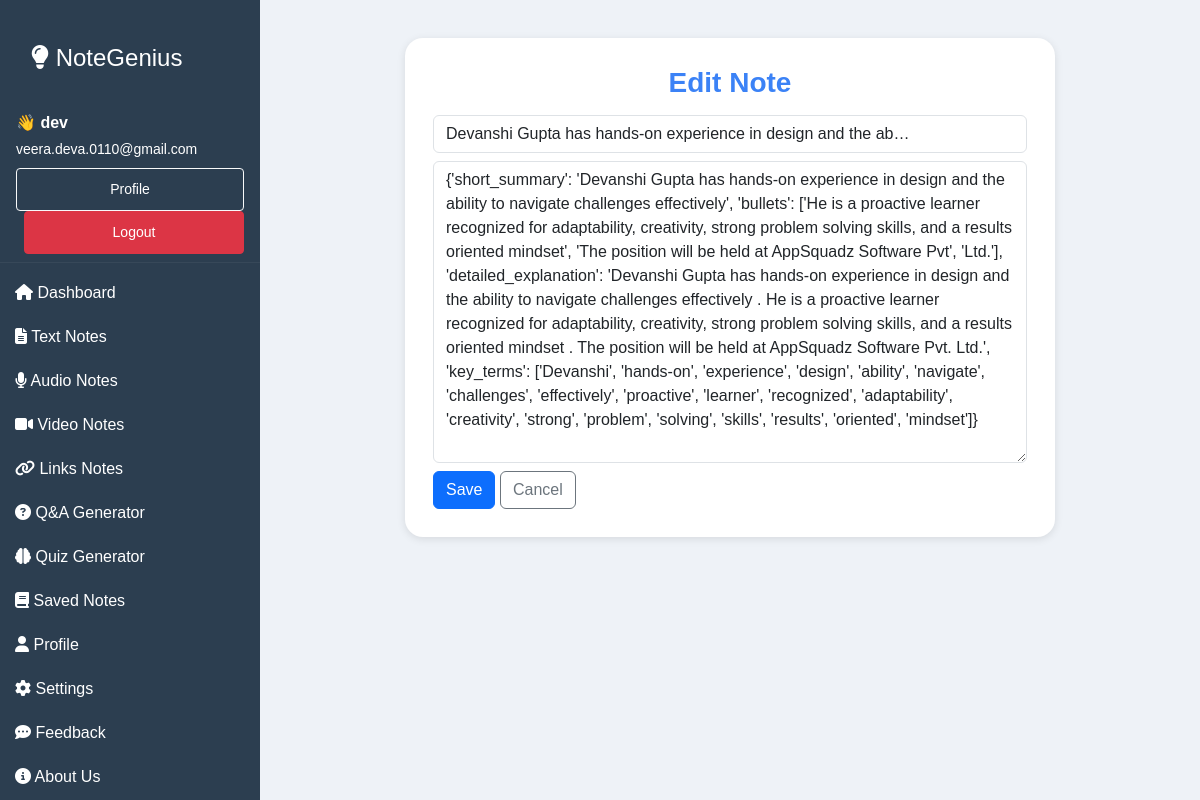
Screenshot of /note/2/edit/ (signed in) with the database file from the repository.
### myapp/models.py (models this page shows, shortened)
class Notes(models.Model):
    NOTE_TYPES = [
        ('text', 'Text'),
        ('audio', 'Audio'),
        ('video', 'Video'),
        ('qna', 'Q&A'),
        ('quiz', 'Quiz'),
        ('other', 'Other'),
    ]
    user = models.ForeignKey(User, on_delete=models.CASCADE, related_name="notes")
    title = models.CharField(max_length=200, blank=True)
    content = models.TextField()            # store either raw text OR JSON stringified payload
    note_type = models.CharField(max_length=20, choices=NOTE_TYPES, default='text')
    created_at = models.DateTimeField(auto_now_add=True)
    updated_at = models.DateTimeField(auto_now=True)
    class Meta:
        ordering = ['-created_at']

### myapp/views.py (the view, shortened to what this page needs)
# urls.py: path('note/<int:pk>/edit/', views.edit_note, name='edit_note'),
@login_required
def edit_note(request, pk):
    note = get_object_or_404(Notes, pk=pk, user=request.user)
    return render(request, "edit_note.html", {"note": note})

### myapp/templates/edit_note.html (shortened to what this page needs)
{% extends "index.html" %}
{% block main %}
<div class="container upload-section">
  <div class="upload-card">
    <h3>Edit Note</h3>
    <form method="post">
      <div class="mb-2">
        <input type="text" name="title" class="form-control" value="{{ note.title }}" placeholder="Title (optional)" />
      </div>
      <div class="mb-2">
        <textarea name="content" rows="12" class="form-control">{{ note.content }}</textarea>
      </div>
      <button class="btn btn-primary">Save</button>
      <a href="{% url 'view_note' note.id %}" class="btn btn-outline-secondary">Cancel</a>
    </form>
  </div>
</div>
{% endblock %}

### myapp/templates/index.html (shortened to what this page needs)
{% load static %}
<!DOCTYPE html>
<html lang="en">
  <head>
    <link
      href="https://cdn.jsdelivr.net/npm/bootstrap@5.3.3/dist/css/bootstrap.min.css"
      rel="stylesheet"
    />
    <link
      rel="stylesheet"
      href="https://cdnjs.cloudflare.com/ajax/libs/font-awesome/6.4.0/css/all.min.css"
    />
    <link rel="stylesheet" href="{% static 'css/styles.css' %}" />
    <link rel="stylesheet" href="{% static 'css/textup.css' %}" />
    <link rel="stylesheet" href="{% static 'css/savednotes.css' %}" />
    <link rel="stylesheet" href="{% static 'css/QnA.css' %}" />
  </head>
  <body>
    <div class="desktop-sidebar d-none d-md-block">
      <a href="{% url 'home' %}" class="text-decoration-none">
        <h4 class="text-white px-3 pt-3">
          <i class="fas fa-lightbulb"></i> NoteGenius
        </h4>
      </a>
      <div class="px-3 py-2 mb-2" style="border-bottom:1px solid rgba(255,255,255,0.05);">
        {% if user.is_authenticated %}
          <div class="text-white mb-1"><strong>👋 {{ user.first_name|default:user.username }}</strong></div>
          <div class="small mb-2" style="color: white !important;">
    {{ user.email|default:'' }}
</div>
          <div>
            <a class="btn btn-sm btn-outline-light" href="{% url 'profile' %}">Profile</a>
            <a class="btn btn-sm btn-danger ms-2" href="{% url 'logout' %}">Logout</a>
          </div>
        {% else %}
          <a class="btn btn-sm btn-outline-light me-2" href="{% url 'login' %}">Login</a>
          <a class="btn btn-sm btn-success" href="{% url 'signup' %}">Signup</a>
        {% endif %}
      </div>
      <a href="/"><i class="fas fa-home"></i> Dashboard</a>
      <a href="{% url 'textup'%}"><i class="fas fa-file-alt"></i> Text Notes</a>
      <a href="{% url 'audio_upload' %}"><i class="fas fa-microphone"></i> Audio Notes</a>
      <a href="{% url 'video_upload' %}"><i class="fas fa-video"></i> Video Notes</a>
      <a href="{% url 'yt_link_page' %}"><i class="fas fa-link"></i> Links Notes</a>
      <a href="{% url 'qna_upload' %}"><i class="fas fa-question-circle"></i> Q&A Generator</a>
      <a href="{% url 'quiz_upload' %}"><i class="fas fa-brain"></i> Quiz Generator</a>
      <a href="{% url 'savednotes' %}"><i class="fas fa-book"></i> Saved Notes</a>
      <a href="{% url 'profile' %}"><i class="fas fa-user"></i> Profile</a>
      <a href="{% url 'settings' %}"><i class="fas fa-cog"></i> Settings</a>
      <a href="{% url 'feedback' %}"><i class="fas fa-comment-dots"></i> Feedback</a>
      <a href="{% url 'about' %}"><i class="fas fa-circle-info"></i> About Us</a>
    </div>
    <div class="content-with-sidebar">
      {% block main %}{% endblock %}
    </div>
  </body>
</html>

### myapp/static/css/styles.css (style rules this page uses)
* { margin: 0; padding: 0; box-sizing: border-box; }
body { font-family: Arial, sans-serif; min-height: 100vh; background-color: #f8f9fa; color: #0f172a; }
@media (min-width: 768px) { .desktop-sidebar { position: fixed; top: 0; left: 0; width: 220px; height: 100vh; background-color: #2c3e50; padding-top: 1rem; color: #ffffff; } }
@media (min-width: 768px) { .desktop-sidebar h4 { padding-bottom: 0.75rem; } }
@media (min-width: 768px) { .desktop-sidebar a { color: #ffffff; text-decoration: none; padding: 10px 15px; display: block; } }
@media (min-width: 768px) { .main-content, .upload-section { margin-left: 220px; padding: 20px; } }
h3 { text-align: center !important; font-weight: 700 !important; color: #3b82f6 !important; margin-bottom: 15px !important; }

### myapp/static/css/textup.css (style rules this page uses)
.upload-section { max-width: 900px; margin: auto; padding: 20px; }
.upload-card { background: #ffffff; padding: 25px 30px; border-radius: 14px; box-shadow: 0 2px 8px rgba(0, 0, 0, 0.1); }

### myapp/static/css/QnA.css (style rules this page uses)
.upload-card { background: #ffffff; border-radius: 18px; padding: 28px; max-width: 650px; margin: auto; }

### myapp/templates/index.html (style rules this page uses)
body { background: #eef2f7; color: #0f172a; }
:root { --sidebar-width: 260px; }
.desktop-sidebar { width: var(--sidebar-width); position: fixed; top: 0; left: 0; height: 100vh; overflow-y: auto; padding-top: 18px; }
.content-with-sidebar { margin-left: var(--sidebar-width); min-height: 100vh; padding: 18px 28px; box-sizing: border-box; }

### rows the page displays
Notes: title "Devanshi Gupta has hands-on experience in design and the ab…", content "{'short_summary': 'Devanshi Gupta has hands-on experience in design and the ability to navigate challenges effectively', 'bullets': ['He is a proactive learner recognized for adaptability, creativity, strong problem solving skills, and a results oriented mindset', 'The position will be held at AppSquadz Software Pvt', 'Ltd.'], 'detailed_explanation': 'Devanshi Gupta has hands-on experience in design and the ability to navigate challenges effectively . He is a proactive learner recognized for adaptability, creativity, strong problem solving skills, and a results oriented mindset . The position will be held at AppSquadz Software Pvt. Ltd.', 'key_terms': ['Devanshi', 'hands-on', 'experience',…"

### other values shown
{{ user.first_name|default:user.username }} "dev"
{{ user.email|default:'' }} "veera.deva.0110@gmail.com"
